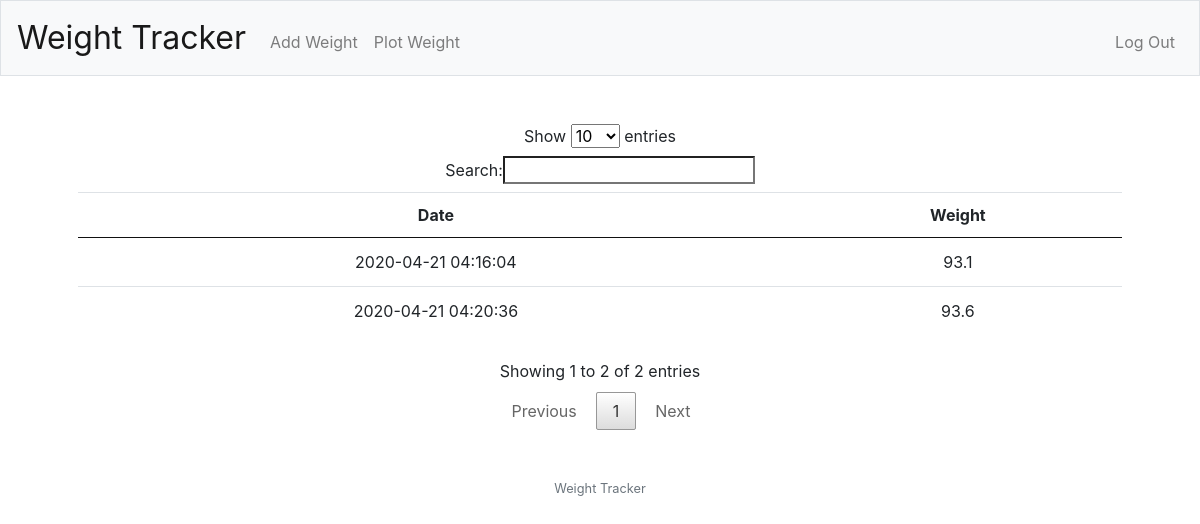
/ (signed in), run on the app's committed database.
### tables this page shows
CREATE TABLE "weights" (
	"id"	INTEGER NOT NULL,
	"user_id"	INTEGER NOT NULL,
	"weight"	REAL NOT NULL,
	"time_stamp"	TEXT NOT NULL DEFAULT CURRENT_TIMESTAMP,
	PRIMARY KEY("id")
);

### app.py (the view)
@app.route("/")
@login_required
def index():
    rows = get_weight(session["user_id"])
    return render_template("show_weight.html", rows=rows)

### app.py (called while the page is built)
@app.after_request
def after_request(response):
    response.headers["Cache-Control"] = "no-cache, no-store, must-revalidate"
    response.headers["Expires"] = 0
    response.headers["Pragma"] = "no-cache"
    return response

### helpers.py (called while the page is built)
def login_required(f):
    @wraps(f)
    def decorated_function(*args, **kwargs):
        if session.get("user_id") is None:
            return redirect("/login")
        return f(*args, **kwargs)
    return decorated_function

### model.py (called while the page is built)
def get_weight(user_id):
    results_lst = []
    try:
        con = sqlite3.connect("wtracker.db")
        cursorObj = con.cursor()
        cursorObj.execute(
            "SELECT * FROM weights where user_id = :user_id", {"user_id": user_id}
        )
        rows = cursorObj.fetchall()
        for row in rows:
            results_dict = {}
            results_dict["weight"] = row[2]
            results_dict["time_stamp"] = row[3]
            results_lst.append(results_dict)
    except Error:
        print(Error)
    finally:
        con.close()
    return results_lst

### templates/show_weight.html (shortened to what this page needs)
{% extends "layout.html" %}
{% block main %}
<table class="table" style="width:100%" id="weights_table">
    <thead>
        <tr>
            <th class="sorting">Date</th>
            <th class="sorting">Weight</th>
    </thead>
    <tbody>
        {% for row in rows %}
        <tr>
            <td>{{ row["time_stamp"] }}</td>
            <td>{{ row["weight"] }}</td>
        </tr>
        {% endfor %}
    </tbody>
</table>
{% endblock %}

### static/styles.css (style rules this page uses)
main table { width: auto; }
body, div, dl, dt, dd, ul, ol, li, h1, h2, h3, h4, h5, h6, pre, code, form, fieldset, legend, input, textarea, p, blockquote, th, td { margin: 0; padding: 0; }
table.dataTable thead .sorting { background-image: url(https://cdn.datatables.net/1.10.20/images/sort_both.png); }
table.dataTable thead .sorting, table.dataTable thead .sorting_asc, table.dataTable thead .sorting_desc, table.dataTable thead .sorting_asc_disabled, table.dataTable thead .sorting_desc_disabled { cursor: pointer; *cursor: hand; background-repeat: no-repeat; background-repeat-x: no-repeat; background-repeat-y: no-repeat; background-position: center right; background-position-x: right; background-position-y: center; }
table.dataTable thead th, table.dataTable thead td { padding: 10px 18px; border-bottom: 1px solid #111; }
table.dataTable thead th, table.dataTable tfoot th { font-weight: bold; }

### data on the page
weights: time_stamp "2020-04-21 04:16:04", weight "93.1"
weights: time_stamp "2020-04-21 04:20:36", weight "93.6"
